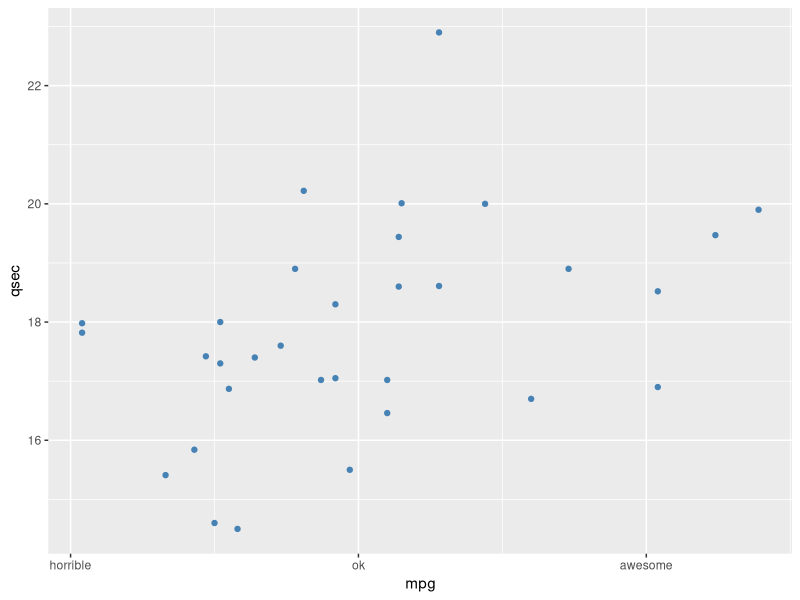

The R script that drew this image:
#!/usr/bin/env Rscript
# Author  : Bhishan Poudel
# Date    : Apr 09, 2016

# Libraries
library(ggplot2)

ggplot(mtcars, aes(mpg, qsec)) +
  geom_point(colour='steelblue') +
  scale_x_continuous(breaks=c(10,20,30),
                     labels=c("horrible", "ok", "awesome"))
